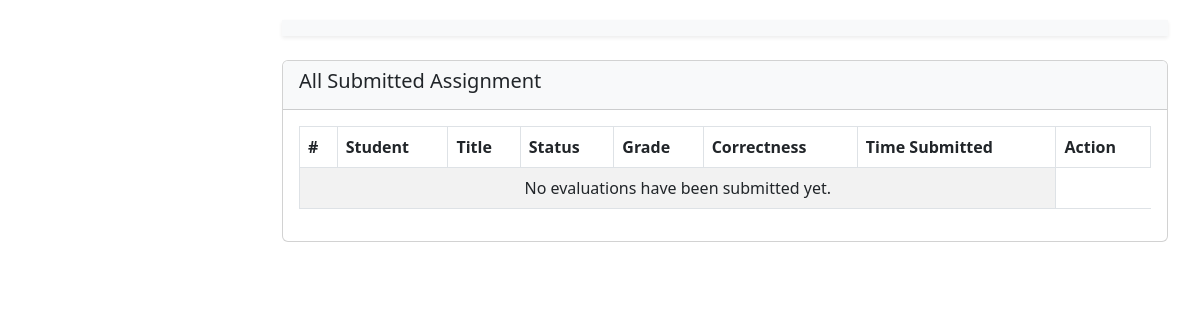
Before: /evaluation-list/ with the older database file.
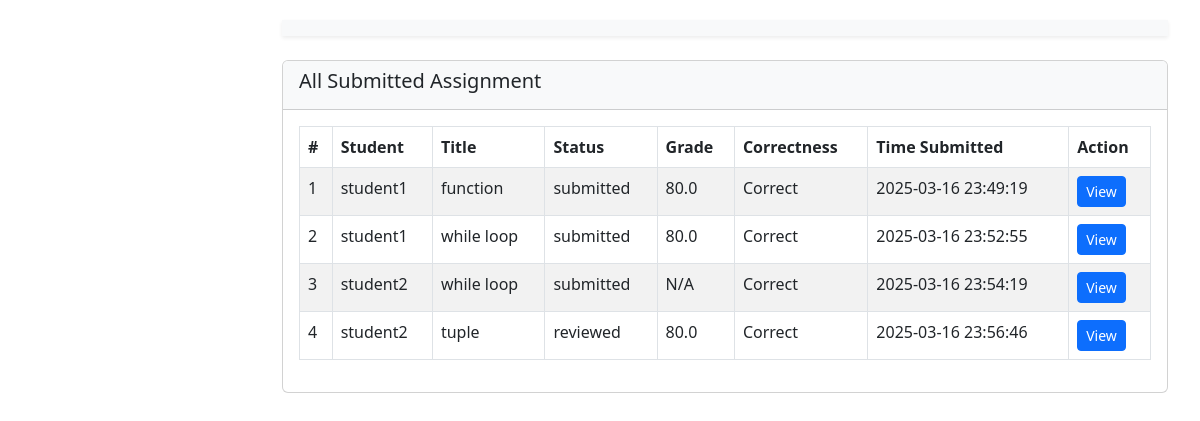
After: the same page with the newer database file.
### sorting_feedback/models.py (models this page shows, shortened)
class Evaluation(models.Model):
    title = models.CharField(max_length=255)
    student = models.ForeignKey(User, on_delete=models.CASCADE, related_name='evaluations')
    student_code = models.TextField(blank=True, null=True)  # Store code as text
    submission_file = models.FileField(upload_to='submissions/', blank=True, null=True)  # Store file uploads
    feedback = models.TextField()
    tutor_feedback = models.TextField(
        null=True,
        blank=True,
        help_text="Tutor specific feedback for the submission."
    )
    correctness = models.BooleanField(default=False)
    time_complexity = models.CharField(max_length=50, default="Unknown")
    grade = models.FloatField(null=True, blank=True)
    status = models.CharField(max_length=50, choices=[('submitted', 'Submitted'), ('reviewed', 'Reviewed')], default='submitted')
    plagiarism_score = models.FloatField(default=0.0, help_text="Plagiarism percentage score.")
    is_plagiarized = models.BooleanField(default=False, help_text="Indicates if plagiarism is detected.")
    created_at = models.DateTimeField(auto_now_add=True)

### sorting_feedback/views.py (the view)
# urls.py: path('evaluation-list/', evaluations_list, name='evaluations_list'),
def evaluations_list(request):
    evaluations = Evaluation.objects.all()
    context = {
        'evaluations': evaluations
    }
    return render(request, 'evaluations_list.html', context)

### templates/evaluations_list.html (shortened to what this page needs)
<!DOCTYPE html>
<html lang="en">
<head>
    <link href="https://cdn.jsdelivr.net/npm/bootstrap@5.3.0-alpha1/dist/css/bootstrap.min.css" rel="stylesheet">
</head>
<body>
<div class="main-content">
    <div class="container-fluid">
        <nav class="navbar navbar-expand-lg navbar-light bg-light shadow-sm">
        </nav>
        <div class="card">
            <div class="card-header bg-light">
                <h5>All Submitted Assignment</h5>
            </div>
            <div class="card-body">
                <table class="table table-striped table-bordered">
                    <thead>
                        <tr>
                            <th>#</th>
                            <th>Student</th>
                            <th>Title</th>
                            <th>Status</th>
                            <th>Grade</th>
                            <th>Correctness</th>
                            <th>Time Submitted</th>
                            <th>Action</th>
                        </tr>
                    </thead>
                    <tbody>
                        {% for evaluation in evaluations %}
                        <tr>
                            <td>{{ forloop.counter }}</td>
                            <td>{{ evaluation.student.username }}</td>
                            <td>{{ evaluation.title }}</td>
                            <td>{{ evaluation.status }}</td>
                            <td>{{ evaluation.grade|default:"N/A" }}</td>
                            <td>{{ evaluation.correctness|yesno:"Correct,Incorrect" }}</td>
                            <td>{{ evaluation.created_at|date:"Y-m-d H:i:s" }}</td>
                             <td><a href="{% url 'admin:sorting_feedback_evaluation_change' evaluation.id %}" class="btn btn-primary btn-sm">View</a></td>
                        </tr>
                        {% empty %}
                        <tr>
                            <td colspan="7" class="text-center">No evaluations have been submitted yet.</td>
                        </tr>
                        {% endfor %}
                    </tbody>
                </table>
            </div>
        </div>
    </div>
</div>
</body>
</html>

### templates/evaluations_list.html (style rules this page uses)
body { display: flex; height: 100vh; }
.main-content { margin-left: 250px; padding: 20px; width: calc(100% - 250px); }
.card { margin-bottom: 20px; }

Changed rows visible on the page:
added Evaluation: student.username "student1", title "function", status "submitted", grade "80.0", correctness "Correct", created_at "2025-03-16 23:49:19"
added Evaluation: student.username "student1", title "while loop", status "submitted", grade "80.0", correctness "Correct", created_at "2025-03-16 23:52:55"
added Evaluation: student.username "student2", title "while loop", status "submitted", grade "N/A", correctness "Correct", created_at "2025-03-16 23:54:19"
added Evaluation: student.username "student2", title "tuple", status "reviewed", grade "80.0", correctness "Correct", created_at "2025-03-16 23:56:46"
Other visible differences:
text no longer shown: "No evaluations have been submitted yet."
